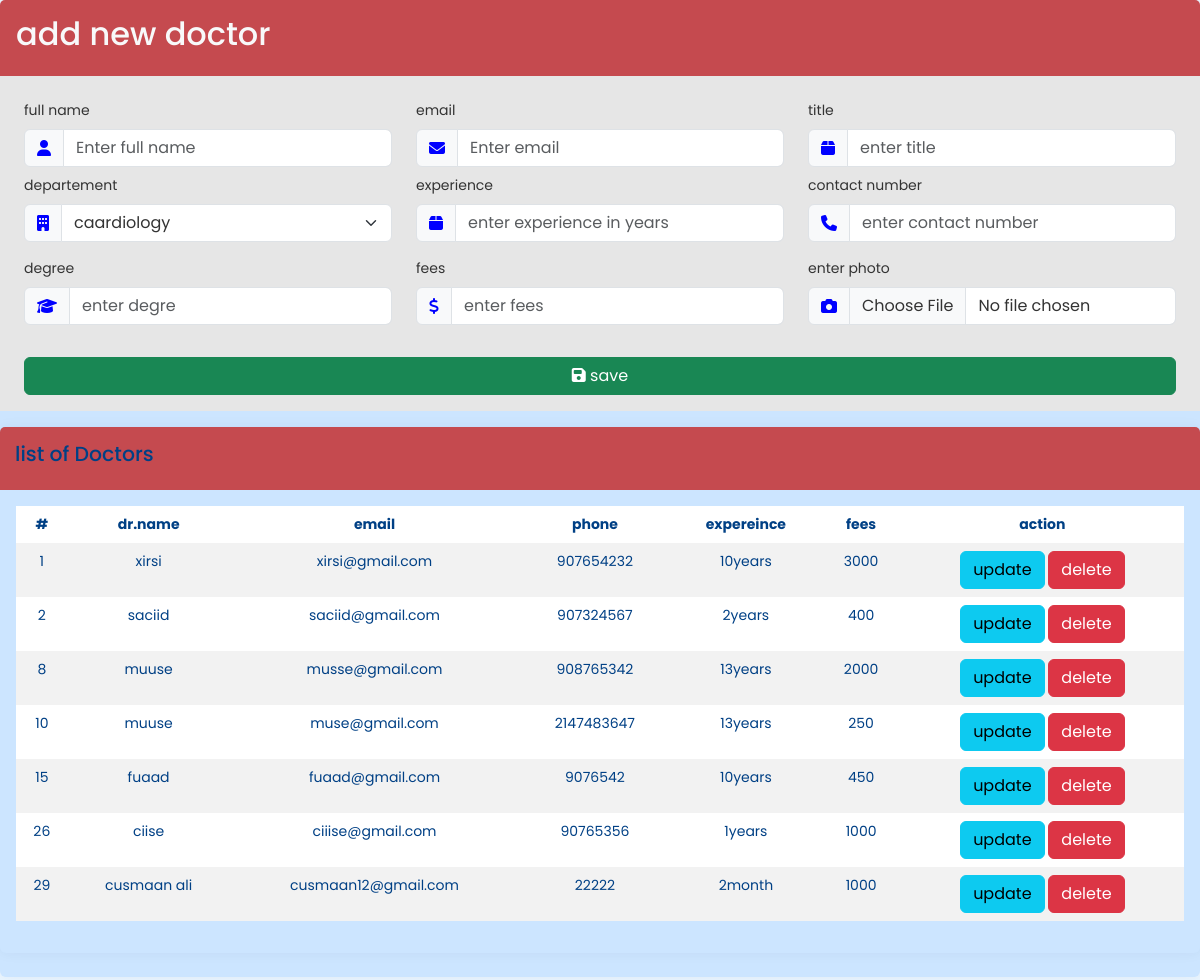
The app's page /doctors.php with its own data.
### tables this page shows
CREATE TABLE `doctors` (
  `doctor_id` int(11) NOT NULL,
  `doctor_name` varchar(200) DEFAULT NULL,
  `email` varchar(50) DEFAULT NULL,
  `title` varchar(40) DEFAULT NULL,
  `departement` varchar(100) DEFAULT NULL,
  `expereince` varchar(100) DEFAULT NULL,
  `phone` int(20) DEFAULT NULL,
  `degree` varchar(100) DEFAULT NULL,
  `fees` varchar(100) DEFAULT NULL,
  `photo` varchar(100) DEFAULT NULL
);

### doctors.php (the view, shortened to what this page needs)
<?php
include("connection.php");
?>
<!DOCTYPE html>
<html lang="en" data-bs-theme="light">
<head>
    <link rel="stylesheet" href="css/bootstrap.min.css">
    <link rel="stylesheet" href="css/bootstrap.min.css">
    <link rel="stylesheet" href="style.css">
</head>
<body>
<div class="card ">
<div class="card-header px-3 text-light" style="background-color: hsla(0, 69.70%, 45.30%, 0.80)">
    <h2>add new doctor</h2>
</div>
<div class="card-body" style="background-color: hsl(0, 0%, 90%)">
<form action="#" class="px-2" method="post">
    <div class="row my-2">
      <div class="col-sm-4">
        <label class="form-label">full name</label>
        <div class="input-group">
        <span class="input-group-text">
            <i class="fa-solid fa-user" style="color: blue;"></i>
        </span>
        <input class="form-control" type="text" placeholder="Enter full name" name="name">
        </div>
    </div>
    <div class="col-sm-4">
        <label class="form-label"> email</label>
      <div class="input-group">
      <span class="input-group-text">
        <i class="fa-solid fa-envelope"style="color: blue;"></i>
      </span>
      <input class="form-control" type="email" placeholder="Enter email" name="email">
     </div>
   </div>
   <div class="col-sm-4">
    <label class="form-label">title</label>
    <div class="input-group">
        <span class="input-group-text">
            <i class="fa-solid fa-box"style="color: blue;"></i>
        </span>
        <input class="form-control" type="text" placeholder="enter title" name="title">
    </div>
   </div>
    </div>
    <div class="row my-2">
        <div class="col-sm-4 ">
            <label class="form-label">departement</label>
         <div class="input-group">
          <span class="input-group-text">
            <i class="fa-solid fa-building"style="color: blue;"></i>
          </span>
           <select class="form-select" name="departement">
            <option value="cardiology">caardiology</option>
           </select>
         </div>
        </div>
        <div class="col-sm-4">
            <label class="form-label">experience</label>
            <div class="input-group">
                <span class="input-group-text">
                    <i class="fa-solid fa-box"style="color: blue;"></i>
                </span>
                <input type="text" placeholder="enter experience in years" class="form-control" name="experience">
            </div>
        </div>
        <div class="col-sm-4">
            <label class="form-label">contact number</label>
            <div class="input-group">
                <span class="input-group-text">
                    <i class="fa-solid fa-phone"style="color: blue;"></i>
                </span>
                <input type="number" class="form-control" placeholder="enter contact number" name="phone">
            </div>
        </div>
    </div>
    <div class="row mt-3">
        <div class="col-sm-4">
            <label class="form-label">degree</label>
            <div class="input-group">
                <span class="input-group-text">
                    <i class="fa-solid fa-graduation-cap"style="color: blue;"></i>
                </span>
                <input type="text" class="form-control" placeholder="enter degre" name="degree">
            </div>
        </div>
        <div class="col-sm-4">
            <label class="form-label">fees</label>
            <div class="input-group">
                <span class="input-group-text">
                    <i class="fa-solid fa-dollar-sign" style="color: blue;"></i>
                </span>
                <input type="number" class="form-control" placeholder="enter fees" name="fees">
            </div>
        </div>
        <div class="col-sm-4 ">
            <label class="form-label">enter photo</label>
            <div class="input-group">
                <span class="input-group-text">
                    <i class="fa-solid fa-camera" style="color: blue;"></i>
                </span>
                <input type="file" class="form-control" placeholder="enter your photo" name="photo">
            </div>
        </div>
    </div>
    <div class="row mt-3 g-3">
        <div class="col-lg-12 ">
            <button type="submit" class="btn btn-success" name="save" value="Save" style="width: 100%;">
                <i class="fa-solid fa-floppy-disk"></i>
                save</button>
        </div>
        </form>
        </div>
</div>
<div class="card  mt-3">
    <div class="card-header text-light" style="background-color: hsla(0, 69.70%, 45.30%, 0.80)">
    <h4>list of Doctors</h4>
    </div>
   <div class="card-body" >
  <table class="table table-striped table-hover  table-borderless">
  <thead class="text-center">
  <tr >
  <th>#</th>
  <th>dr.name</th>
  <th>email </th>
  <th>phone</th>
  <th>expereince</th>
  <th>fees</th>
  <th>action</th>
  </tr>
  </thead>
  <tbody class="text-center">
<?php
$sql="select * from doctors";
$result = mysqli_query($conn , $sql);
$r_check = mysqli_num_rows($result);
if($r_check >0){
    while($row = mysqli_fetch_assoc($result)){
        echo "<tr>
                <td>". $row['doctor_id'] ."</td>
                <td>". $row['doctor_name'] ."</td>
                <td>". $row['email'] ."</td>
                <td>". $row['phone'] ."</td>
                <td>". $row['expereince'] ."</td>
                <td>". $row['fees'] ."</td>
                <td>
                    <a href='doc_update.php?id=".$row['doctor_id']."' class='btn btn-info'> update</a>
                    <a href='doc_delete.php?id=".$row['doctor_id']."' class='btn btn-danger'> delete</a>
                </td>
            </tr>";
    }
}
?>
 </tbody>
</table>
 </div>
</div>
</body>
</html>

### style.css (style rules this page uses)
:root { --bs-dark: #007bff; --bs-dark-bg-subtle: #e9f5ff; --bs-primary: #007bff; --bs-primary-bg-subtle: #cce5ff; --bs-body-color: #333; --bs-emphasis-color: #004085; }
body { font-family: 'Poppins', sans-serif; font-size: 0.875rem; opacity: 1; overflow-y: scroll; margin: 0; background-color: var(--bs-dark-bg-subtle); }
a { cursor: pointer; text-decoration: none; font-family: 'Poppins', sans-serif; color: var(--bs-primary); }
h4 { font-family: 'Poppins', sans-serif; font-size: 1.275rem; color: var(--bs-emphasis-color); }
.card { box-shadow: 0 0 0.875rem 0 rgba(34, 46, 60, 0.05); margin-bottom: 24px; background: var(--bs-primary-bg-subtle); border: none; }
.card-header { background-color: var(--bs-primary); color: #ffffff; font-size: 1rem; padding: 15px; border-bottom: none; }

### records on screen
doctors: doctor_id "1", doctor_name "xirsi", email "xirsi@gmail.com", phone "907654232", expereince "10years", fees "3000"
doctors: doctor_id "2", doctor_name "saciid", email "saciid@gmail.com", phone "907324567", expereince "2years", fees "400"
doctors: doctor_id "8", doctor_name "muuse", email "musse@gmail.com", phone "908765342", expereince "13years", fees "2000"
doctors: doctor_id "10", doctor_name "muuse", email "muse@gmail.com", phone "2147483647", expereince "13years", fees "250"
doctors: doctor_id "15", doctor_name "fuaad", email "fuaad@gmail.com", phone "9076542", expereince "10years", fees "450"
doctors: doctor_id "26", doctor_name "ciise", email "ciiise@gmail.com", phone "90765356", expereince "1years", fees "1000"
doctors: doctor_id "29", doctor_name "cusmaan ali", email "cusmaan12@gmail.com", phone "22222", expereince "2month", fees "1000"
